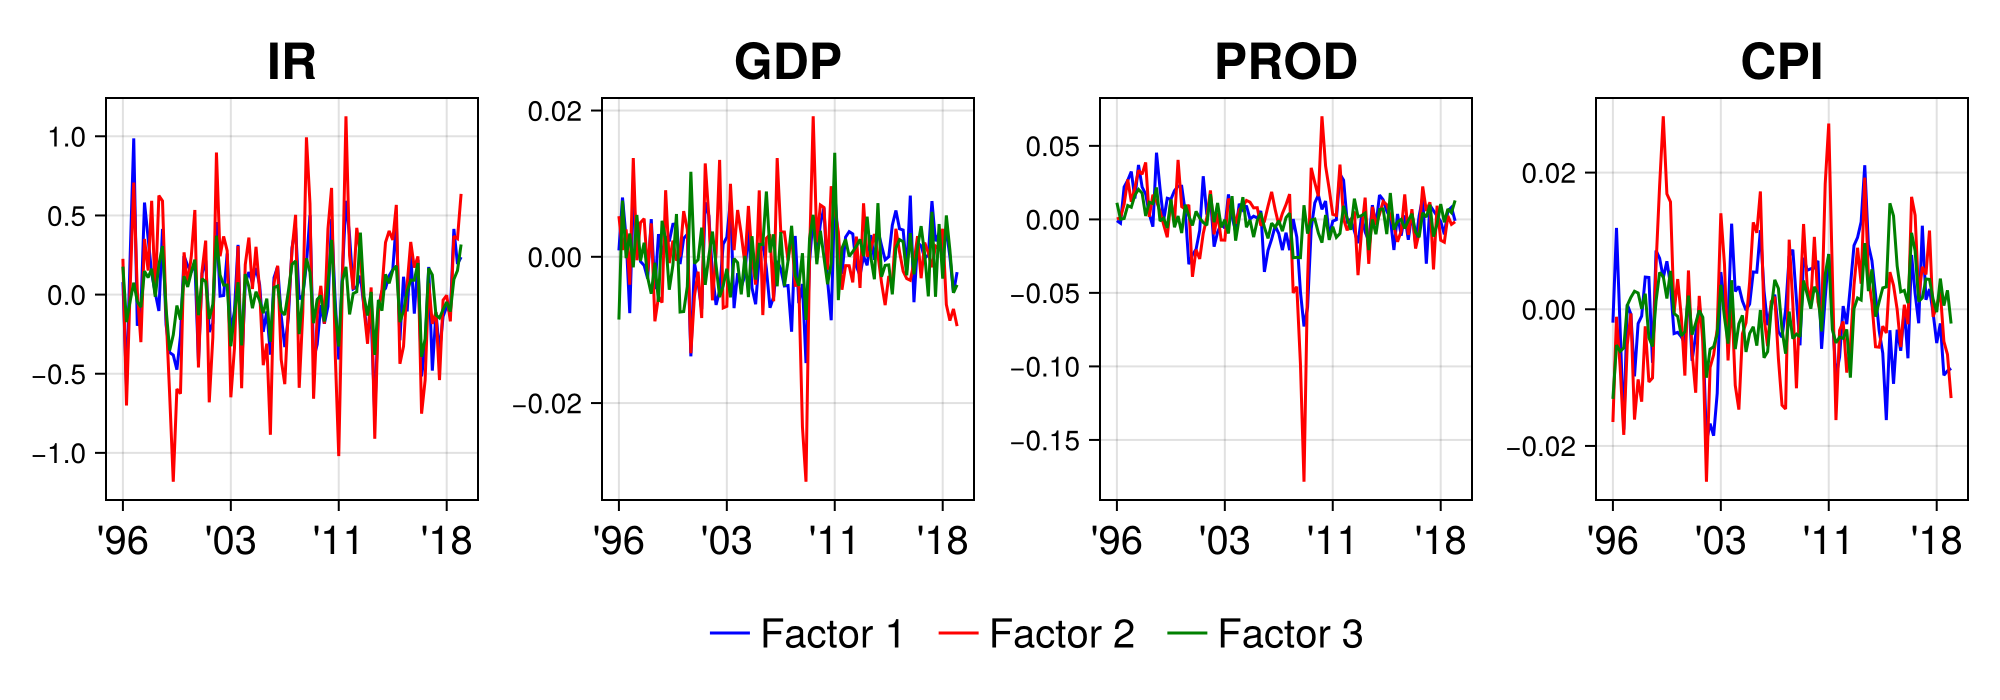

Source code (Julia):
using DrWatson
@quickactivate

using CodecBzip2
using TensorToolbox, CommonFeatures, RData, LinearAlgebra, Statistics, Makie, Dates
using CairoMakie

matdata = load(datadir("globaldata.jld2"), "matdata");

maxiter = 500
tucketa = 1e-03
ϵ = 1e-03

tuckest = tuckerreg(matdata, [3, 1, 4, 3]; eta=tucketa, maxiter, p=1, ϵ)

cendata = matdata .- mean(matdata, dims=3)
origy, lagy = tlag(cendata, 1);
predfacs = ttm(ttm(lagy, tuckest.U[3]', 1), tuckest.U[4]', 2)

###############################################

startdate = Date(1996, 4, 1)
enddate = Date(2019, 12, 31)

quarterlydates = collect(startdate:Dates.Quarter(1):enddate)
datetimes = DateTime.(string.(quarterlydates), "yyyy-mm-dd")
ticks = Dates.datetime2unix.(datetimes)
labels = Dates.format.(datetimes, "Y")
adjlabels = map(x -> x[3:end], labels)  # Takes only last 2 characters of year
adjlabels .= string.("'", adjlabels)

###############################################

titlesize = 25
xlabsize = 20
xticksize = 20
fig = Figure(backgroundcolor=:transparent, size=(1000, 350));
qstep = 30

ax1 = Axis(fig[1, 1], xticks=(ticks[1:qstep:end], adjlabels[1:qstep:end]), title="IR", titlesize=titlesize, xlabelsize=xlabsize, xticklabelsize=xticksize);
lines!(ax1, ticks, predfacs[4, 1, 1, :], color=:blue, label="Factor 1")
lines!(ax1, ticks, -predfacs[4, 2, 1, :], color=:red, label="Factor 2")
lines!(ax1, ticks, -predfacs[4, 3, 1, :], color=:green, label="Factor 3")

ax2 = Axis(fig[1, 2], xticks=(ticks[1:qstep:end], adjlabels[1:qstep:end]), title="GDP", titlesize=titlesize, xlabelsize=xlabsize, xticklabelsize=xticksize);
lines!(ax2, ticks, predfacs[1, 1, 1, :], color=:blue, label="Factor 1")
lines!(ax2, ticks, -predfacs[1, 2, 1, :], color=:red, label="Factor 2")
lines!(ax2, ticks, -predfacs[1, 3, 1, :], color=:green, label="Factor 3")

ax3 = Axis(fig[1, 3], xticks=(ticks[1:qstep:end], adjlabels[1:qstep:end]), title="PROD", titlesize=titlesize, xlabelsize=xlabsize, xticklabelsize=xticksize);
lines!(ax3, ticks, predfacs[3, 1, 1, :], color=:blue, label="Factor 1")
lines!(ax3, ticks, -predfacs[3, 2, 1, :], color=:red, label="Factor 2")
lines!(ax3, ticks, -predfacs[3, 3, 1, :], color=:green, label="Factor 3")

ax4 = Axis(fig[1, 4], xticks=(ticks[1:qstep:end], adjlabels[1:qstep:end]), title="CPI", titlesize=titlesize, xlabelsize=xlabsize, xticklabelsize=xticksize);
lines!(ax4, ticks, predfacs[2, 1, 1, :], color=:blue, label="Factor 1")
lines!(ax4, ticks, -predfacs[2, 2, 1, :], color=:red, label="Factor 2")
lines!(ax4, ticks, -predfacs[2, 3, 1, :], color=:green, label="Factor 3")

fig[2, :] = Legend(fig, ax1; orientation=:horizontal, halign=:center, valign=:bottom, framevisible=false, labelsize=20)

fig
